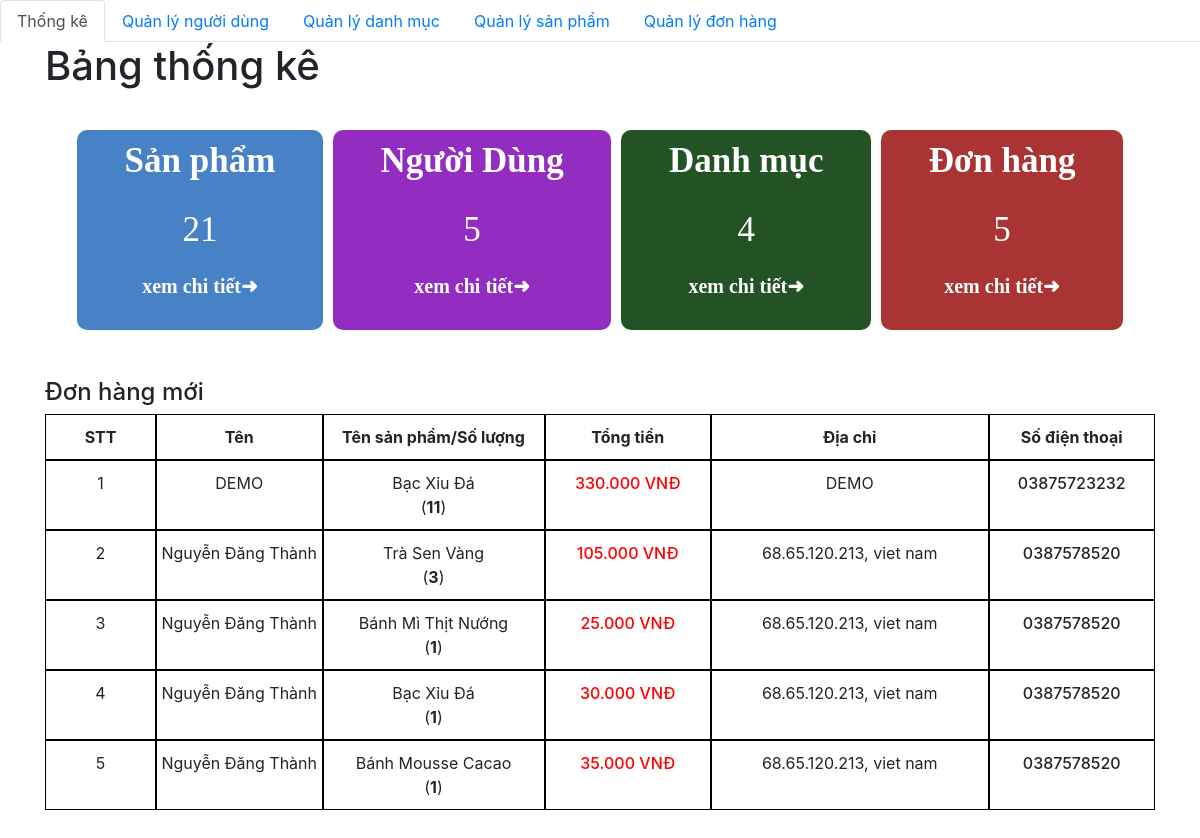
Page /admin/index.php on the earlier database version.
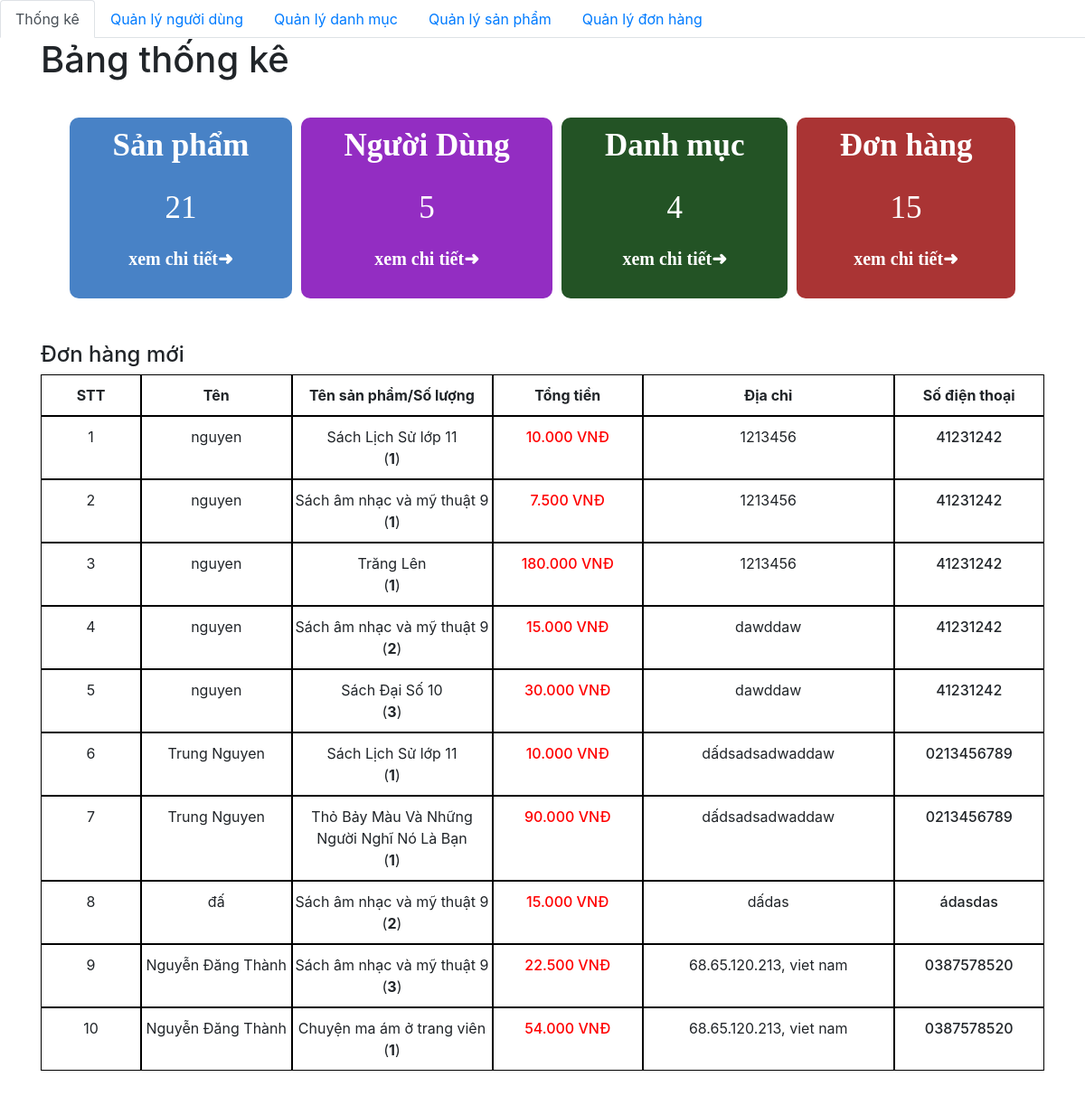
Same page on the later database version.
### tables this page shows
CREATE TABLE `order_details` (
  `id` int(11) NOT NULL,
  `order_id` int(11) NOT NULL,
  `product_id` int(11) NOT NULL,
  `id_user` int(11) NOT NULL,
  `num` int(11) NOT NULL,
  `price` float NOT NULL,
  `status` varchar(255) NOT NULL
);

CREATE TABLE `orders` (
  `id` int(11) NOT NULL,
  `fullname` varchar(100) NOT NULL,
  `phone_number` varchar(20) NOT NULL,
  `email` varchar(150) NOT NULL,
  `address` varchar(200) NOT NULL,
  `note` varchar(255) DEFAULT NULL,
  `order_date` datetime DEFAULT NULL
);

CREATE TABLE `product` (
  `id` int(11) NOT NULL,
  `title` varchar(200) NOT NULL,
  `price` float NOT NULL,
  `number` float NOT NULL,
  `thumbnail` varchar(500) NOT NULL,
  `content` longtext NOT NULL,
  `id_category` int(11) NOT NULL,
  `created_at` datetime DEFAULT NULL,
  `updated_at` datetime DEFAULT NULL
);

### admin/database/dbhelper.php (called while the page is built, shortened)
<?php
function executeResult($sql)
{
	$con = mysqli_connect(HOST, USERNAME, PASSWORD, DATABASE);
	$result = mysqli_query($con, $sql);
	$data   = [];
	while ($row = mysqli_fetch_array($result, 1)) {
		$data[] = $row;
	}
	return $data;
}

### admin/index.php (the view, shortened to what the changed rows need)
<?php require_once('database/dbhelper.php'); ?>
<!DOCTYPE html>
<html>
<head>
    <link rel="stylesheet" href="https://maxcdn.bootstrapcdn.com/bootstrap/4.4.1/css/bootstrap.min.css">
    <link href="https://cdn.jsdelivr.net/npm/summernote@0.8.18/dist/summernote.min.css" rel="stylesheet">
    <link rel="stylesheet" href="style.css">
</head>
<body>
    <div id="wrapper">
        <div class="container">
            <main>
                <h1>Bảng thống kê</h1>
                <section class="dashboard">
                    <div class="table">
                        <div class="sp dh">
                            <p>Đơn hàng</p>
                            <?php
                            $sql = "SELECT * FROM `order_details`";
                            $conn = mysqli_connect(HOST, USERNAME, PASSWORD, DATABASE);
                            $result = mysqli_query($conn, $sql);
                            echo '<span>' . mysqli_num_rows($result) . '</span>';
                            ?>
                            <p><a href="dashboard.php">xem chi tiết➜</a></p>
                        </div>
                    </div>
                </section>
                <section class="new-order">
                    <table>
                        <?php
                            try {
                                if (isset($_GET['page'])) {
                                    $page = $_GET['page'];
                                } else {
                                    $page = 1;
                                }
                                $limit = 10;
                                $start = ($page - 1) * $limit;
                                $sql = "SELECT * from orders, order_details, product
                                where order_details.order_id=orders.id and product.id=order_details.product_id ORDER BY order_date DESC limit $start,$limit ";
                                $order_details_List = executeResult($sql);
                                $count = 0;
                                foreach ($order_details_List as $item) {
                                    echo '
                                        <tr style="text-align: center;">
                                            <td>' . (++$count) . '</td>
                                            <td>' . $item['fullname'] . '</td>
                                            <td>' . $item['title'] . '<br>(<strong>' . $item['num'] .'</strong>) </td>
                                            <td class="b-500 red">' . number_format($item['num'] * $item['price'], 0, ',', '.') . '<span> VNĐ</span></td>
                                            <td>' . $item['address'] . '</td>
                                            <td class="b-500">' . $item['phone_number'] . '</td>
                                        </tr>
                                    ';
                                }
                            } catch (Exception $e) {
                                die("Lỗi thực thi sql: " . $e->getMessage());
                            }
                            ?>
                    </table>
                </section>
            </main>
        </div>
    </div>
</body>
</html>

Differences in the rows shown:
no longer on this page (row unchanged): order_details: order.fullname "DEMO", product.title "Bạc Xỉu Đá", num "11", $item['num']*$item['price'] "330.000", order.address "DEMO", order.phone_number "03875723232"
no longer on this page (row unchanged): order_details: order.fullname "Nguyễn Đăng Thành", product.title "Bạc Xỉu Đá", num "1", $item['num']*$item['price'] "30.000", order.address "68.65.120.213, viet nam", order.phone_number "0387578520"
no longer on this page (row unchanged): order_details: order.fullname "Nguyễn Đăng Thành", product.title "Bánh Mousse Cacao", num "1", $item['num']*$item['price'] "35.000", order.address "68.65.120.213, viet nam", order.phone_number "0387578520"
added order_details: order.fullname "nguyen", product.title "Sách Lịch Sử lớp 11", num "1", $item['num']*$item['price'] "10.000", order.address "1213456", order.phone_number "41231242"
added order_details: order.fullname "nguyen", product.title "Sách âm nhạc và mỹ thuật 9", num "1", $item['num']*$item['price'] "7.500", order.address "1213456", order.phone_number "41231242"
added order_details: order.fullname "nguyen", product.title "Trăng Lên", num "1", $item['num']*$item['price'] "180.000", order.address "1213456", order.phone_number "41231242"
added order_details: order.fullname "nguyen", product.title "Sách âm nhạc và mỹ thuật 9", num "2", $item['num']*$item['price'] "15.000", order.address "dawddaw", order.phone_number "41231242"
added order_details: order.fullname "nguyen", product.title "Sách Đại Số 10", num "3", $item['num']*$item['price'] "30.000", order.address "dawddaw", order.phone_number "41231242"
added order_details: order.fullname "Trung Nguyen", product.title "Sách Lịch Sử lớp 11", num "1", $item['num']*$item['price'] "10.000", order.address "dấdsadsadwaddaw", order.phone_number "0213456789"
added order_details: order.fullname "Trung Nguyen", product.title "Thỏ Bảy Màu Và Những Người Nghĩ Nó Là Bạn", num "1", $item['num']*$item['price'] "90.000", order.address "dấdsadsadwaddaw", order.phone_number "0213456789"
added order_details: order.fullname "đấ", product.title "Sách âm nhạc và mỹ thuật 9", num "2", $item['num']*$item['price'] "15.000", order.address "dấdas", order.phone_number "ádasdas"
changed through a linked row, order_details (number 9 of 10 on the later page): product.title "Trà Sen Vàng" → "Sách âm nhạc và mỹ thuật 9"; $item['num']*$item['price'] "105.000" → "22.500"
changed through a linked row, order_details: product.title "Bánh Mì Thịt Nướng" → "Chuyện ma ám ở trang viên"; $item['num']*$item['price'] "25.000" → "54.000"
Other differences:
mysqli_num_rows($result): "5" → "15"
